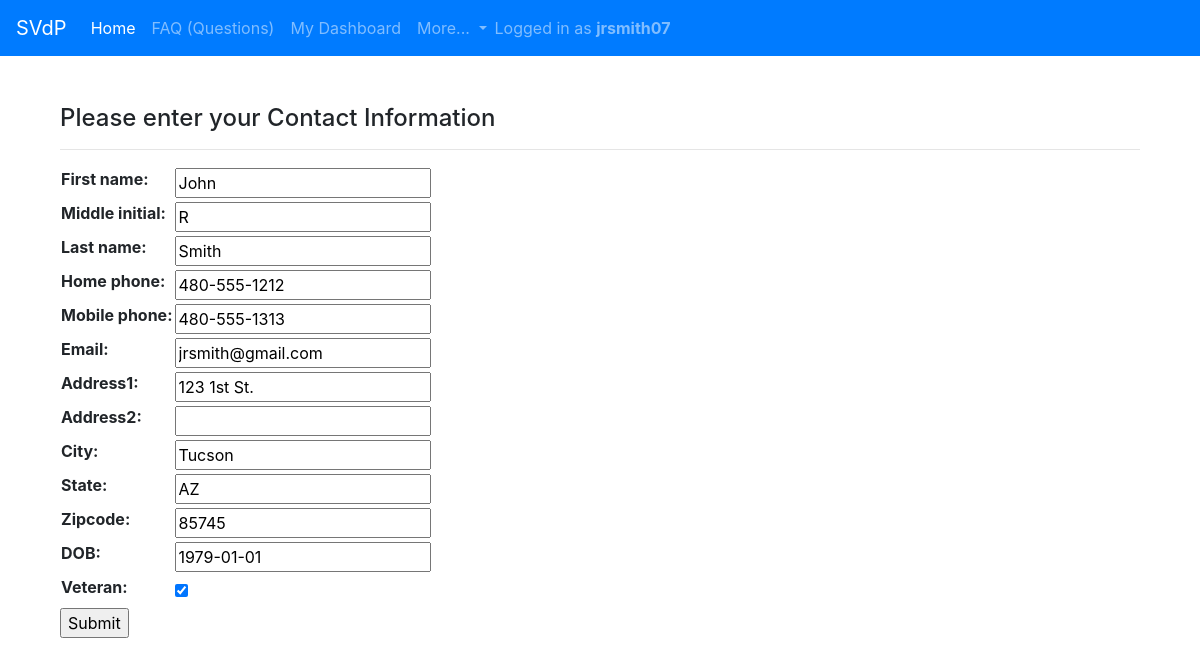
Screenshot of /home/contact_update/2/ (signed in) with the database file from the repository.
### home/models.py (models this page shows, shortened)
class Contact(models.Model):
    username = models.OneToOneField(User, on_delete=models.CASCADE, unique = True, null = True)
    first_name = models.CharField(max_length=200)
    middle_initial = models.CharField(max_length=10, blank=True)
    last_name = models.CharField(max_length=200)
    address1 = models.CharField(max_length=200)
    address2 = models.CharField(max_length=200, blank=True)
    city = models.CharField(max_length=200)
    state = models.CharField(max_length=200, default = 'AZ')
    zipcode = models.CharField(max_length=200)
    mobile_phone = models.CharField(max_length=200)
    home_phone = models.CharField(max_length=200, blank=True)
    email = models.CharField(max_length=200)
    DOB = models.DateField()
    veteran = models.BooleanField()

### home/views.py (the view)
# urls.py: path('contact_update/<pk>/', login_required(ContactModelUpdate.as_view()), name='contact_update'),
class ContactModelUpdate(UpdateView):
    model = Contact
    fields = [
        "first_name", "middle_initial", "last_name",
        "home_phone",
        "mobile_phone",
        "email",
        "address1",
        "address2",
        "city",
        "state",
        "zipcode",
        "DOB",
        "veteran",
    ]

### home/templates/home/contact_form.html (shortened to what this page needs)
{% extends "base.html" %}
{% load static %}
{% block content %}
<div class="container">
    <br><br>
    <h4>Please enter your Contact Information</h4>
    <hr>
          <form method="POST" enctype="multipart/form-data">
              <table>{{ form.as_table }}</table>
              <input type="submit" value="Submit">
          </form>
</div>
<br><br>
{% endblock %}

### templates/base.html (shortened to what this page needs)
<!DOCTYPE html>
<html>
  <head>
    <link rel="stylesheet" href="https://stackpath.bootstrapcdn.com/bootstrap/4.5.2/css/bootstrap.min.css">
  </head>
  <body>
    <nav class="navbar navbar-expand-lg navbar-dark bg-primary">
      <a class="navbar-brand" href="#">SVdP</a>
      <div class="collapse navbar-collapse" id="navbarNavDropdown">
        <ul class="navbar-nav">
          <li class="nav-item active">
            <a class="nav-link" href="/home">Home <span class="sr-only">(current)</span></a>
          </li>
          <li class="nav-item">
            <a class="nav-link" href="/home/hpapp_faq">FAQ (Questions)</a>
          </li>
          {% if user.is_authenticated %}
              <li class="nav-item">
                <a class="nav-link" href="{% url 'home:dashboard' %}">My Dashboard</a>
              </li>
          {% endif %}
          <li class="nav-item dropdown">
            <a class="nav-link dropdown-toggle" href="#" id="navbarDropdownMenuLink" role="button" data-toggle="dropdown" aria-haspopup="true" aria-expanded="false">
              More...
            </a>
          </li>
        </ul>
        {% if user.is_authenticated %}
        <span class="navbar-text">
          Logged in as <b>{{ user.username }}</b>
        </span>
        {% endif %}
      </div>
    </nav>
    {% block body %}
    <div class="container">
      {% block content %}
      {% endblock %}
      {% endblock %}
   </div>
  </body>
</html>

### rows the page displays
Contact: first_name "John", middle_initial "R", last_name "Smith", home_phone "480-555-1212", mobile_phone "480-555-1313", email "jrsmith@gmail.com", address1 "123 1st St.", city "Tucson", state "AZ", zipcode "85745", DOB "1979-01-01", veteran "☑"

### other values shown
{{ user.username }} "jrsmith07"
